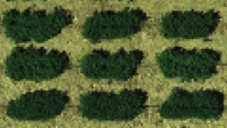
#> input picture data/plots.jpg, 227 x 128 px, found by its file name
$ jupyter execute l05_convolve.ipynb
#> lines starting #> are read from the running program, lines starting #| are printed output that depends on the picture
### image_handler.py
import numpy as np
from PIL import Image

def load_img(path):
    with Image.open(path) as im:
        img = np.asarray(im)
    return img

def save_img(img, path):
    Image.fromarray(img.astype(np.uint8)).save(path)

### l05_convolve.ipynb
# Convolutional Operation
Author: James Chen, School of Animal Sciences, Virginia Tech

[cell 1]
from image_handler import load_img
import matplotlib.pyplot as plt
import numpy as np
from scipy.signal import convolve2d

[cell 2]
# start from a simple image
img = np.zeros((10, 10))
img[2:5, 2:5] = 1
plt.imshow(img, cmap="gray")

### Sobel filtering (X direction)

[cell 3]
kernel_x = np.array([[-1, 0, 1],
                    [-2, 0, 2],
                    [-1, 0, 1]]) / 8

# manually compute convolutional operation
img_x_manual = np.zeros(img.shape)
for x in range(1, 9):
    for y in range(1, 9):
        mat = img[(y - 1):(y + 2), (x - 1):(x + 2)] * kernel_x
        img_x_manual[y, x] = np.sum(mat)

# use a SciPy function
img_x_scipy = convolve2d(img, kernel_x, mode="same")

# plotting
fig, axes = plt.subplots(nrows=1, ncols=3, figsize=(15, 10))
axes[0].imshow(img, cmap="gray")
axes[0].set_title("original image")
axes[1].imshow(abs(img_x_manual), cmap="gray")
axes[1].set_title("sobel x (manual)")
axes[2].imshow(abs(img_x_scipy), cmap="gray")
axes[2].set_title("sobel x (SciPy)")

### Sobel filtering (Y direction)

[cell 4]
kernel_y = np.array([[-1, -2, -1],
                     [0,   0,  0],
                     [1,   2,  1]]) / 8
img_y_scipy = convolve2d(img, kernel_y, mode="same")
plt.imshow(abs(img_y_scipy), cmap="gray")
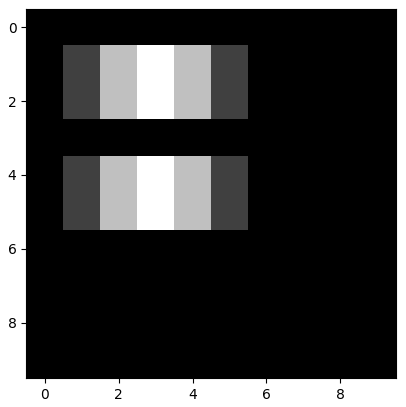
#> figure drawn by matplotlib, 1 panel

[cell 5]
# root sum squared
img_new = ((img_x_scipy)**2 + (img_y_scipy)**2)**.5

# plotting
fig, axes = plt.subplots(nrows=1, ncols=3, figsize=(15, 10))
axes[0].imshow(img, cmap="gray")
axes[0].set_title("Original image")
axes[1].imshow(img_new, cmap="gray")
axes[1].set_title("Edge detection (no threshold applied)")
axes[2].imshow(img_new > .5, cmap="gray")
axes[2].set_title("Edge detection (threshold = 0.5)")
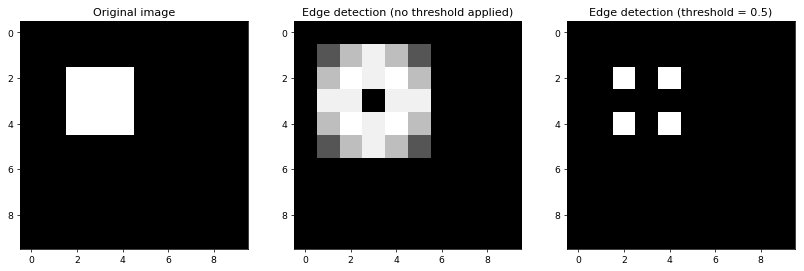
#> figure drawn by matplotlib, 3 panels

### Work with an image

[cell 6]
def convolve_edge(img):
    k_x = np.array([[-1, 0, 1],
                    [-2, 0, 2],
                    [-1, 0, 1]]) / 8
    k_y = np.array([[-1, -2, -1],
                    [0, 0, 0],
                    [1, 2, 1]]) / 8
    imgc_x = convolve2d(img, k_x, mode="same")
    imgc_y = convolve2d(img, k_y, mode="same")
    img_new = ((imgc_x)**2 + (imgc_y)**2 )**.5
    return img_new

def convolve_edge(img):
    k = np.array([[-1 - 1j, 0 - 2j, 1 - 1j],
                  [-2 + 0j, 0 + 0j, 2 + 0j],
                  [-1 + 1j, 0 + 2j, 1 + 1j]]) / 8
    imgc = convolve2d(img, k, mode="same")
    return abs(imgc)

[cell 7]
img = load_img("plots.jpg")
#> in load_img, im is the input picture: PIL image 227x128 RGB; mean R, G, B 78.4, 89.7, 49.9
plt.imshow(img)

[cell 8]
imgbw = img.mean(axis=2).astype(int)
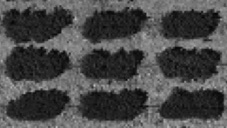
#> imgbw: shape (128, 227) int64; min 4, max 193, mean 72.3
imgc  = convolve_edge(imgbw)
#> in convolve_edge, `return abs(imgc)`:
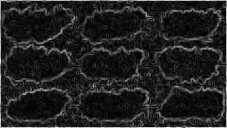
#> returned value: shape (128, 227) float64; min 0, max 85.04, mean 11.4; drawn with min black and max white
# plotting
fig, axes = plt.subplots(nrows=2, ncols=2, figsize=(15, 10))
axes[0, 0].imshow(imgbw, cmap="gray")
axes[0, 0].set_title("Original image")
axes[0, 1].imshow(imgc, cmap="gray")
axes[0, 1].set_title("Edge detection (no threshold applied)")
axes[1, 0].imshow(imgc > np.quantile(imgc, .5), cmap="gray")
axes[1, 0].set_title("Edge detection (threshold = q50)")
axes[1, 1].imshow(imgc > np.quantile(imgc, .8), cmap="gray")
axes[1, 1].set_title("Edge detection (threshold = q80)")
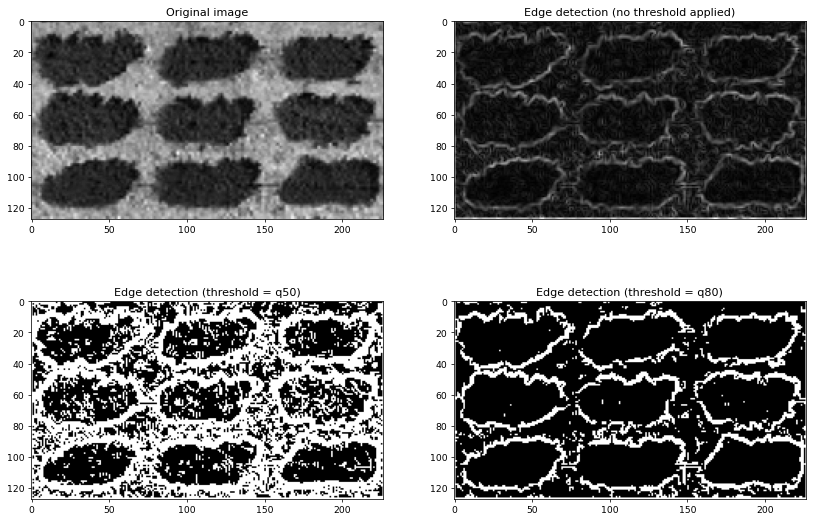
#> figure drawn by matplotlib, 4 panels

### Edge kernel

[cell 9]
k_edge = np.array((
    [-1, -1, -1],
    [-1,  8, -1],
    [-1, -1, -1]),
    dtype='int')

imgc = convolve2d(imgbw, k_edge, mode="same")
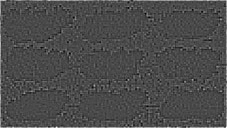
#> imgc: shape (128, 227) int64; min -343, max 839, mean 8.5; drawn with min black and max white
fig, axes = plt.subplots(nrows=1, ncols=2, figsize=(15, 10))
axes[0].imshow(imgbw, cmap="gray")
axes[1].imshow(imgc > np.quantile(imgc, .8), cmap="gray")
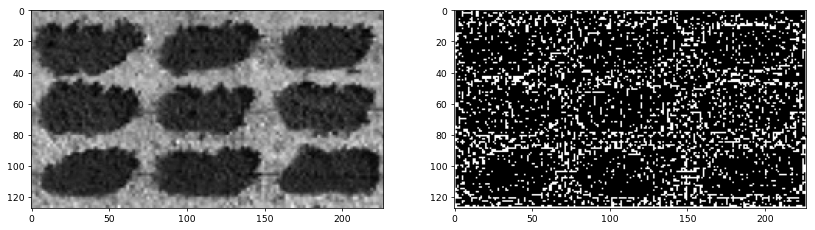
#> figure drawn by matplotlib, 2 panels

### Shapen kernel

[cell 10]
k_shp = np.array((
    [0, -1, 0],
    [-1, 5, -1],
    [0, -1, 0]),
    dtype='int')
imgc = convolve2d(imgbw, k_shp, mode="same")
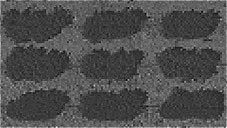
#> imgc: shape (128, 227) int64; min -113, max 501, mean 75.2; drawn with min black and max white
fig, axes = plt.subplots(nrows=1, ncols=2, figsize=(15, 10))
axes[0].imshow(imgbw[40:80, 80:150], cmap="gray")
axes[1].imshow(abs(imgc)[40:80, 80:150], cmap="gray")
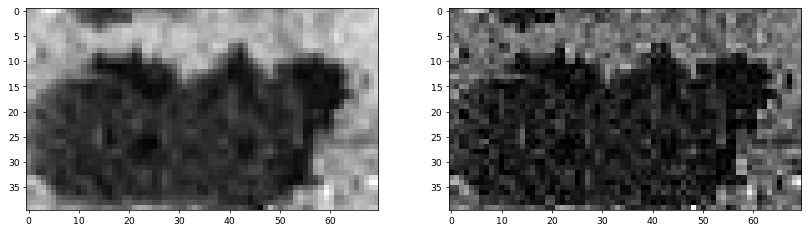
#> figure drawn by matplotlib, 2 panels

### Gaussian kernel

[cell 11]
k_gauss = np.array((
    [1, 4, 1],
    [4, 9, 4],
    [1, 4, 1]),
    dtype='int') / 29

imgc = convolve2d(imgbw, k_gauss, mode="same")

fig, axes = plt.subplots(nrows=1, ncols=2, figsize=(15, 10))
axes[0].imshow(imgbw[40:80, 80:150], cmap="gray")
axes[1].imshow(abs(imgc)[40:80, 80:150], cmap="gray")
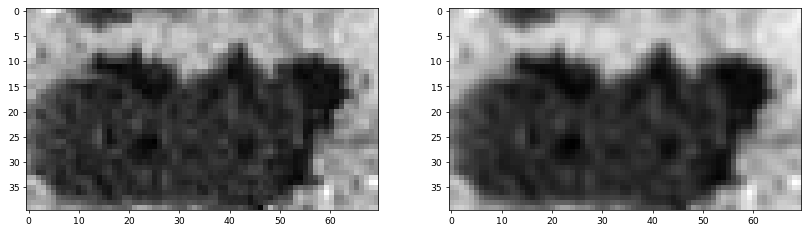
#> figure drawn by matplotlib, 2 panels
